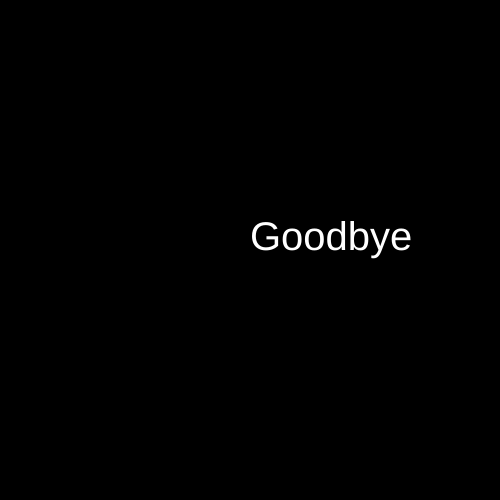
Frame 1 (no input)
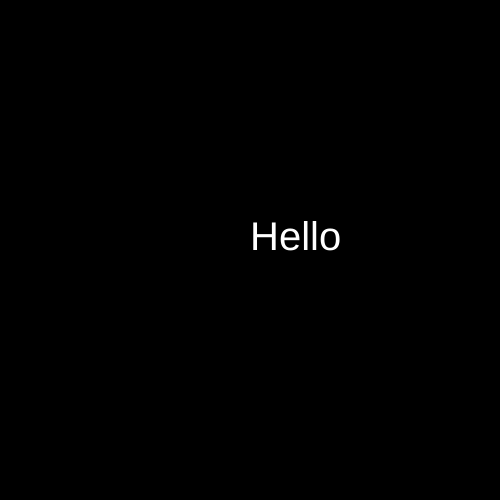
Frame 60 (no input)
Frame 120 (the mouse pressed at the canvas centre since frame 60): identical to frame 60, image omitted

The p5.js sketch that drew these frames (run headless with seeded random() and noise() and a simulated clock; from frame 60 on, the mouse is pressed at the canvas centre):

// p5.js sketch
// ── sketch.js


function setup()
{
    createCanvas(500,500);

    textSize(40);
    console.log(sayHello());    
}

function draw()
{
    background(0);
    noStroke();
    fill(255);

    text(sayHello(),width/2,height/2);



}


function sayHello()
{
    if(random() > 0.5) 
    {
        return "Hello";
    }

    else

    {
        return "Goodbye";
    }

}
